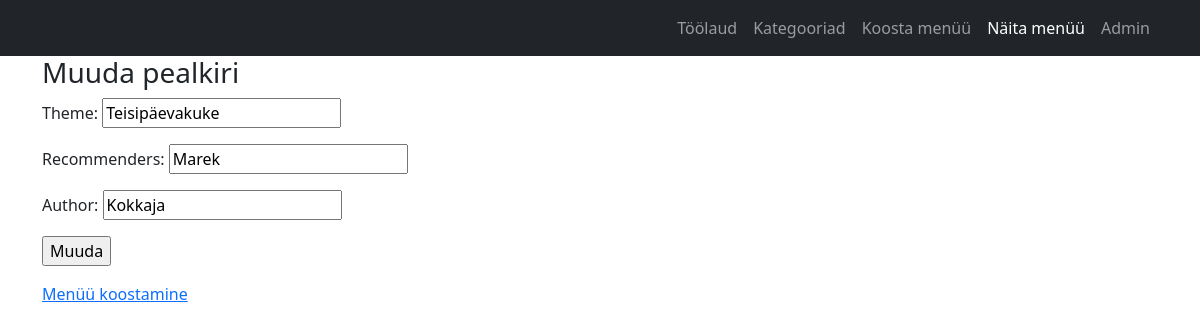
Page /bistrooapp_admin/update_theme/13 on the earlier database version.
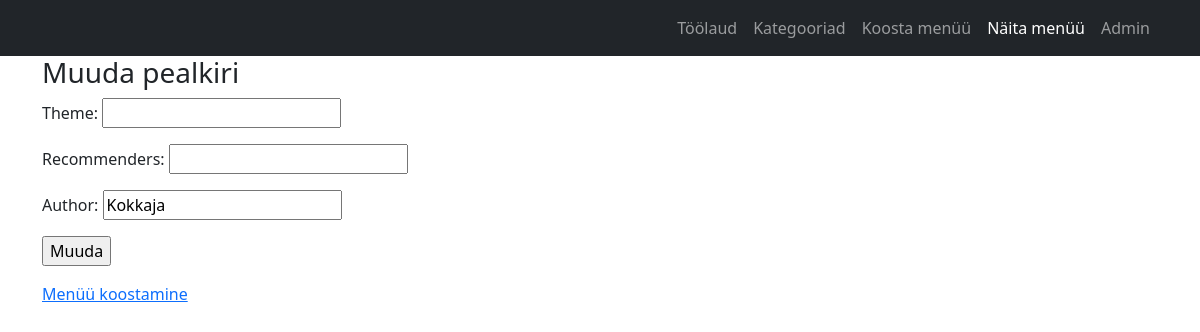
Same page on the later database version.
### bistrooapp_admin/models.py (models this page shows, shortened)
class Theme(models.Model):
    menu_date = models.DateField(unique=True)
    theme = models.CharField(max_length=255, blank=True, null=True)
    recommenders = models.CharField(max_length=255, blank=True, null=True)
    author = models.CharField(max_length=255, blank=True, null=True)
    class Meta:
        ordering = ["-menu_date"] # sorteerib kahanevalt

### bistrooapp_admin/views.py (the view)
# urls.py: path("update_theme/<int:theme_id>", views.update_theme, name="update_theme"),
def update_theme(request, theme_id):
    theme_instance = get_object_or_404(Theme, id=theme_id)
    if request.method == "POST":
        theme_up_form = ThemeUpdateForm(request.POST, instance=theme_instance)
        if theme_up_form.is_valid():
            theme_up_form.save()
            return redirect("bistrooapp_admin:menuu_list")
    else:
        theme_up_form = ThemeUpdateForm(instance=theme_instance)
    return render(request,"bistrooapp_admin/theme_update.html", {"theme_up_form": theme_up_form, "theme_id": theme_id})

### bistrooapp_admin/forms.py
class ThemeUpdateForm(forms.ModelForm):
    class Meta:
        model = Theme
        fields = ["theme", "recommenders", "author"]

### bistrooapp_admin/templates/bistrooapp_admin/theme_update.html (shortened to what this page needs)
{% extends "base_admin.html" %}
{% block content %}
    <div>
    <h3>Muuda pealkiri</h3>
        <form method="post" action={% url "bistrooapp_admin:update_theme" theme_id=theme_id %}>
            {{ theme_up_form.as_p }}
            <input type="submit" value="Muuda">
        </form>
    <p><a href="{% url "bistrooapp_admin:menuu_list" %}">Menüü koostamine</a></p>
    </div>
{% endblock %}

### templates/base_admin.html (shortened to what this page needs)
{% load static %}
<!doctype html>
<html lang="en">
<head>
    <link href="{% static "css/bootstrap.min.css" %}" rel="stylesheet"/>
    <link href="{% static "css/styles.css" %}" rel="stylesheet"/>
</head>
<body>
{% include "menu.html" %}
<div class="container">
    {% block content %}
    {% endblock %}
</div>
</body>
</html>

### templates/menu.html (shortened to what this page needs)
        <nav class="navbar navbar-expand-lg navbar-dark bg-dark">
            <div class="container">
                <div class="collapse navbar-collapse" id="navbarSupportedContent">
                    <ul class="navbar-nav ms-auto mb-2 mb-lg-0">
                        <li class="nav-item"><a class="nav-link" href="{% url "bistrooapp_admin:index" %}">Töölaud</a></li>
                        <li class="nav-item"><a class="nav-link" href="{% url "bistrooapp_admin:category" %}">Kategooriad</a></li>
                        <li class="nav-item"><a class="nav-link" href="{% url "bistrooapp_admin:menuu_list" %}">Koosta menüü</a></li>
                        <li class="nav-item"><a class="nav-link active" aria-current="page" href="{% url "bistrooapp_public:index" %} " target="_blank">Näita menüü</a></li>
                        <li class="nav-item"><a class="nav-link" href="/admin">Admin</a></li>
                    </ul>
                </div>
            </div>
        </nav>

Differences in the rows shown:
changed Theme "Kokkaja": theme "Teisipäevakuke" → (not shown); recommenders "Marek" → (not shown)
